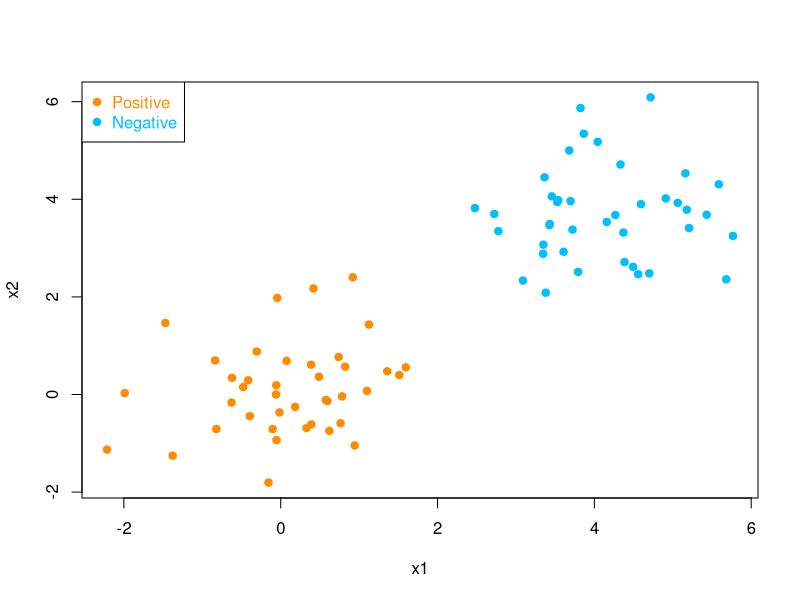
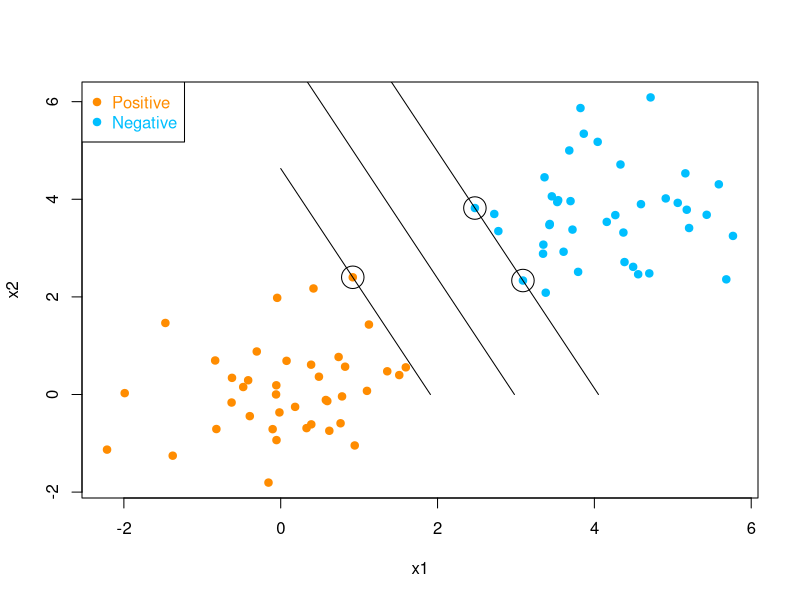
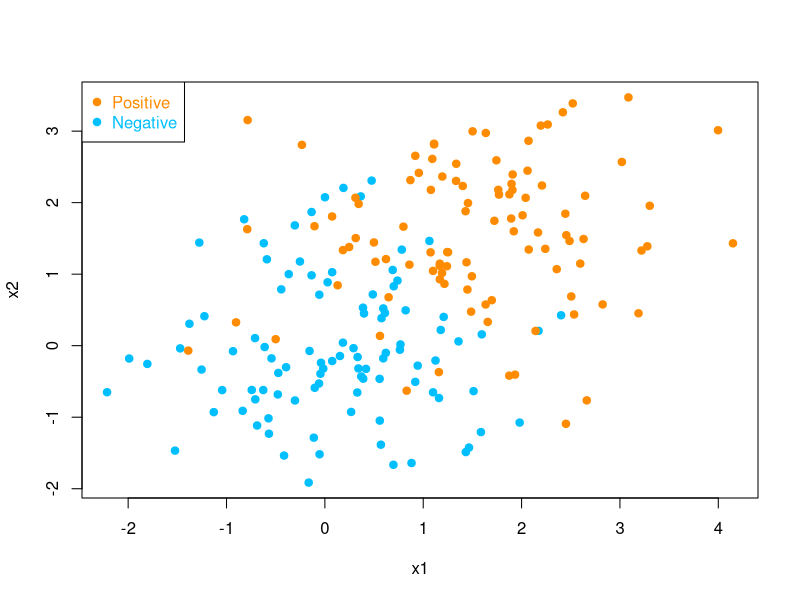
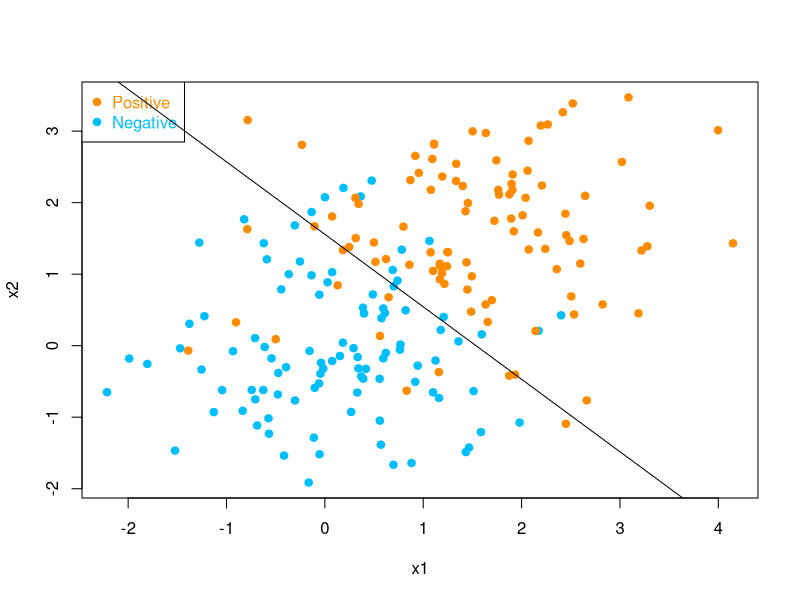
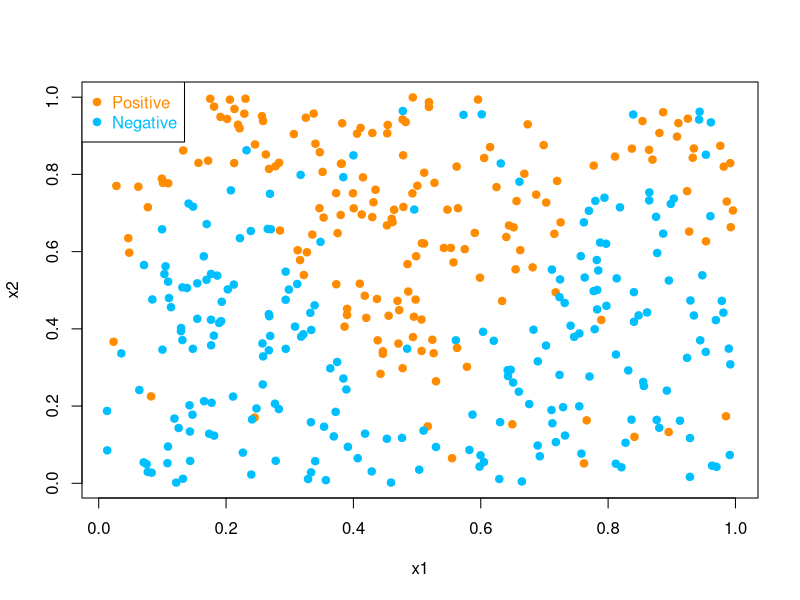

These figures' R source, in order: (Note: a time limit stopped this script after it produced the figures.)
## ---- chunk 1
rm(list=ls());

set.seed(1); n <- 40; p <- 2
xpos <- matrix(rnorm(n*p, mean=0, sd=1), n, p)
xneg <- matrix(rnorm(n*p, mean=4, sd=1), n, p)
x <- rbind(xpos, xneg)
y <- matrix(c(rep(1, n), rep(-1, n)))
  
plot(x,col=ifelse(y>0,"darkorange", "deepskyblue"), pch = 19, xlab = "x1", ylab = "x2")
legend("topleft", c("Positive","Negative"), 
col=c("darkorange", "deepskyblue"), pch=c(19, 19), text.col=c("darkorange", "deepskyblue"))

## ---- chunk 2
library(quadprog)

eps <- 5e-4

# build the system matrices
Q <- sapply(1:(2*n), function(i) y[i]*t(x)[,i])
D <- t(Q)%*%Q
d <- matrix(1, nrow=2*n)
b0 <- rbind( matrix(0, nrow=1, ncol=1) , matrix(0, nrow=2*n, ncol=1) )
A <- t(rbind(matrix(y, nrow=1, ncol=2*n), diag(nrow=2*n)))

# call the QP solver:
#sol <- solve.QP(D+eps*diag(2*n), d, A, b0, meq=1, factorized=TRUE)
sol <- solve.QP(D+eps*diag(2*n), d, A, b0, meq=1, factorized=FALSE)
qpsol <- matrix(sol$solution, nrow=2*n)

beta <- rep(0, 2);

beta[1] <- sum(qpsol*y*x[,1])
beta[2] <- sum(qpsol*y*x[,2])

minOfPos <- xpos[1,];
min <- t(xpos[1,]%*%beta)
for(i in c(1:n))
{
  if(t(xpos[i,])%*%beta <= min)
  {
    minOfPos <- xpos[i,];
    min <- t(xpos[i,])%*%beta;
  }
}

maxOfNeg <- xneg[1,];
max <- t(xneg[1,]%*%beta)
for(i in c(1:n))
{
  if(t(xneg[i,])%*%beta >= max)
  {
    maxOfNeg <- xneg[i,];
    max <- t(xneg[i,])%*%beta;
  }
}


beta_0 <- -(min+max)/2

beta
beta_0

plot(x,col=ifelse(y>0,"darkorange", "deepskyblue"), pch = 19, xlab = "x1", ylab = "x2")
legend("topleft", c("Positive","Negative"), 
col=c("darkorange", "deepskyblue"), pch=c(19, 19), text.col=c("darkorange", "deepskyblue"))

svm_x <- c(0, -beta_0/beta[1])
svm_y <- c(-beta_0/beta[2], 0)

lines(x=svm_x, y=svm_y)

beta_0 <- -t(minOfPos)%*%beta

svm_x <- c(0, -beta_0/beta[1])
svm_y <- c(-beta_0/beta[2], 0)

lines(x=svm_x, y=svm_y)

beta_0 <- -t(maxOfNeg)%*%beta

svm_x <- c(0, -beta_0/beta[1])
svm_y <- c(-beta_0/beta[2], 0)

lines(x=svm_x, y=svm_y)

for(i in c(1:(2*n)))
{
  if(abs(sol$solution[i])>eps)
  {
    points(x = x[i,1], y=x[i,2], col = "black", cex=3)
  }
}
## ---- chunk 3
rm(list=ls());

set.seed(1)
  n = 100 # number of data points for each class
  p = 2 # dimension

  # Generate the positive and negative examples
  xpos <- matrix(rnorm(n*p,mean=0,sd=1),n,p)
  xneg <- matrix(rnorm(n*p,mean=1.5,sd=1),n,p)
  x <- rbind(xpos,xneg)
  y <- c(rep(-1, n), rep(1, n))
    
  plot(x,col=ifelse(y>0,"darkorange", "deepskyblue"), pch = 19, xlab = "x1", ylab = "x2")
  legend("topleft", c("Positive","Negative"), col=c("darkorange", "deepskyblue"), 
         pch=c(19, 19), text.col=c("darkorange", "deepskyblue"))

## ---- chunk 4
f <- function(beta_c, y, x, l)
{
  beta_0 <- beta_c[1];
  beta <- c(beta_c[2], beta_c[3]);
  sum <- 0
  for(i in c(1: nrow(x)))
  {
    sum = sum + log(1+exp(-y[i]*(beta_0 + t(x[i,])%*%beta)))
  }
  sum = sum + l * sum((beta*beta))
  return <- sum
}

sol <- optim(rep(0,3), f, y=y, x=x, l=1, method='BFGS');

beta_0 <- sol$par[1]
beta <- c(sol$par[2], sol$par[3])

svm_x <- c(-5, 5)
svm_y <- c((5*beta[1]-beta_0),(-5*beta[1]-beta_0))/beta[2]

plot(x,col=ifelse(y>0,"darkorange", "deepskyblue"), pch = 19, xlab = "x1", ylab = "x2")
legend("topleft", c("Positive","Negative"), col=c("darkorange", "deepskyblue"), 
         pch=c(19, 19), text.col=c("darkorange", "deepskyblue"))
lines(x=svm_x, y=svm_y)
## ---- chunk 5
rm(list=ls());
set.seed(1)
n = 400
p = 2 # dimension

# Generate the positive and negative examples
x <- matrix(runif(n*p), n, p)
side <- (x[, 2] > 0.5 + 0.3*sin(3*pi*x[, 1]))
y <- sample(c(1, -1), n, TRUE, c(0.9, 0.1))*(side == 1) + sample(c(1, -1), n, TRUE, c(0.1, 0.9))*(side == 0)
  
plot(x,col=ifelse(y>0,"darkorange", "deepskyblue"), pch = 19, xlab = "x1", ylab = "x2")
legend("topleft", c("Positive","Negative"), 
       col=c("darkorange", "deepskyblue"), pch=c(19, 19), text.col=c("darkorange", "deepskyblue"))

## ---- chunk 6

K <- matrix(rep(0, n*n), n, n)

for(i in c(1:n))
{
  for(j in c(i:n))
  {
    k <- exp(-sum((x[i,]-x[j,])*(x[i,]-x[j,]))/2)
    K[i,j] <- k
    K[j,i] <- k
  }
}



f <- function(beta, y, K, lambda)
{
  sum <- 0;
  for(i in c(1:nrow(K)))
  {
    sum = sum + log(1+exp(-y[i]*(t(K[i,])%*%beta)))
  }
  sum = sum+ lambda*t(beta)%*%K%*%beta;
  return <- sum;
}

sol <- optim(rep(0,n), f, y=y, K=K, lambda=0.1, method='BFGS')


## ---- chunk 7
#sol

beta <- sol$par

result <- K%*%beta

predictions <- result/abs(result)

error <- sum(predictions==y)/n

plot(x,col=ifelse(y>0,"darkorange", "deepskyblue"), pch = ifelse(predictions==y, 19, 0), xlab = "x1", ylab = "x2")
legend("topleft", c("TruePositive","FalsePositive", "TrueNegative", "FalseNegative"), 
       col=c("darkorange", "darkorange", "deepskyblue", "deepskyblue"), pch=c(19, 0, 19, 0), text.col=c("darkorange", "darkorange", "deepskyblue", "deepskyblue"))

cat("Error: ", error)
## ---- chunk 8

sol <- optim(rep(0,n), f, y=y, K=K, lambda=10, method='BFGS')

## ---- chunk 9
#sol

beta <- sol$par

result <- K%*%beta

predictions <- result/abs(result)

error <- sum(predictions==y)/n

plot(x,col=ifelse(y>0,"darkorange", "deepskyblue"), pch = ifelse(predictions==y, 19, 0), xlab = "x1", ylab = "x2")
legend("topleft", c("TruePositive","FalsePositive", "TrueNegative", "FalseNegative"), 
       col=c("darkorange", "darkorange", "deepskyblue", "deepskyblue"), pch=c(19, 0, 19, 0), text.col=c("darkorange", "darkorange", "deepskyblue", "deepskyblue"))

cat("Error: ", error)
